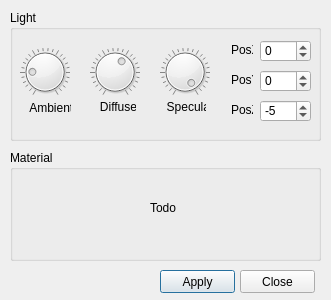
<ui version="4.0" >
 <class>glControlDialog</class>
 <widget class="QDialog" name="glControlDialog" >
  <property name="geometry" >
   <rect>
    <x>0</x>
    <y>0</y>
    <width>331</width>
    <height>300</height>
   </rect>
  </property>
  <property name="windowTitle" >
   <string>GL controls</string>
  </property>
  <widget class="QGroupBox" name="lightGroup" >
   <property name="geometry" >
    <rect>
     <x>10</x>
     <y>10</y>
     <width>311</width>
     <height>131</height>
    </rect>
   </property>
   <property name="title" >
    <string>Light</string>
   </property>
   <widget class="QLabel" name="ambientLabel" >
    <property name="geometry" >
     <rect>
      <x>10</x>
      <y>90</y>
      <width>51</width>
      <height>16</height>
     </rect>
    </property>
    <property name="text" >
     <string>   Ambient</string>
    </property>
   </widget>
   <widget class="QLabel" name="diffuseLabel" >
    <property name="geometry" >
     <rect>
      <x>80</x>
      <y>90</y>
      <width>46</width>
      <height>14</height>
     </rect>
    </property>
    <property name="text" >
     <string>   Diffuse</string>
    </property>
   </widget>
   <widget class="QLabel" name="specularLabel" >
    <property name="geometry" >
     <rect>
      <x>150</x>
      <y>90</y>
      <width>46</width>
      <height>14</height>
     </rect>
    </property>
    <property name="text" >
     <string>  Specular</string>
    </property>
   </widget>
   <widget class="QDial" name="ambientDial" >
    <property name="geometry" >
     <rect>
      <x>10</x>
      <y>30</y>
      <width>50</width>
      <height>64</height>
     </rect>
    </property>
    <property name="value" >
     <number>20</number>
    </property>
    <property name="notchesVisible" >
     <bool>true</bool>
    </property>
   </widget>
   <widget class="QDial" name="diffuseDial" >
    <property name="geometry" >
     <rect>
      <x>80</x>
      <y>30</y>
      <width>50</width>
      <height>64</height>
     </rect>
    </property>
    <property name="value" >
     <number>60</number>
    </property>
    <property name="notchesVisible" >
     <bool>true</bool>
    </property>
   </widget>
   <widget class="QDial" name="specularDial" >
    <property name="geometry" >
     <rect>
      <x>150</x>
      <y>30</y>
      <width>50</width>
      <height>64</height>
     </rect>
    </property>
    <property name="value" >
     <number>99</number>
    </property>
    <property name="notchesVisible" >
     <bool>true</bool>
    </property>
   </widget>
   <widget class="QLabel" name="posyLabel" >
    <property name="geometry" >
     <rect>
      <x>221</x>
      <y>60</y>
      <width>22</width>
      <height>20</height>
     </rect>
    </property>
    <property name="text" >
     <string>PosY</string>
    </property>
   </widget>
   <widget class="QLabel" name="posxLabel" >
    <property name="geometry" >
     <rect>
      <x>221</x>
      <y>30</y>
      <width>22</width>
      <height>20</height>
     </rect>
    </property>
    <property name="text" >
     <string>PosX</string>
    </property>
   </widget>
   <widget class="QLabel" name="poszLabel" >
    <property name="geometry" >
     <rect>
      <x>221</x>
      <y>90</y>
      <width>22</width>
      <height>20</height>
     </rect>
    </property>
    <property name="text" >
     <string>PosZ</string>
    </property>
   </widget>
   <widget class="QSpinBox" name="posxSpinBox" >
    <property name="geometry" >
     <rect>
      <x>250</x>
      <y>30</y>
      <width>51</width>
      <height>22</height>
     </rect>
    </property>
    <property name="minimum" >
     <number>-10</number>
    </property>
    <property name="maximum" >
     <number>10</number>
    </property>
    <property name="value" >
     <number>0</number>
    </property>
   </widget>
   <widget class="QSpinBox" name="posySpinBox" >
    <property name="geometry" >
     <rect>
      <x>250</x>
      <y>60</y>
      <width>51</width>
      <height>22</height>
     </rect>
    </property>
    <property name="minimum" >
     <number>-10</number>
    </property>
    <property name="maximum" >
     <number>10</number>
    </property>
    <property name="value" >
     <number>0</number>
    </property>
   </widget>
   <widget class="QSpinBox" name="poszSpinBox" >
    <property name="geometry" >
     <rect>
      <x>250</x>
      <y>90</y>
      <width>51</width>
      <height>22</height>
     </rect>
    </property>
    <property name="minimum" >
     <number>-10</number>
    </property>
    <property name="maximum" >
     <number>10</number>
    </property>
    <property name="value" >
     <number>-5</number>
    </property>
   </widget>
  </widget>
  <widget class="QPushButton" name="okButton" >
   <property name="geometry" >
    <rect>
     <x>160</x>
     <y>270</y>
     <width>75</width>
     <height>23</height>
    </rect>
   </property>
   <property name="text" >
    <string>Apply</string>
   </property>
   <property name="icon" >
    <iconset resource="../Mesh3D.qrc" >:/icons/dialog-ok-apply.png</iconset>
   </property>
  </widget>
  <widget class="QPushButton" name="closeButton" >
   <property name="geometry" >
    <rect>
     <x>240</x>
     <y>270</y>
     <width>75</width>
     <height>23</height>
    </rect>
   </property>
   <property name="text" >
    <string>Close</string>
   </property>
   <property name="icon" >
    <iconset resource="../Mesh3D.qrc" >:/icons/dialog-close.png</iconset>
   </property>
  </widget>
  <widget class="QGroupBox" name="materialGroup" >
   <property name="geometry" >
    <rect>
     <x>10</x>
     <y>150</y>
     <width>311</width>
     <height>111</height>
    </rect>
   </property>
   <property name="title" >
    <string>Material</string>
   </property>
   <widget class="QLabel" name="label" >
    <property name="geometry" >
     <rect>
      <x>140</x>
      <y>50</y>
      <width>41</width>
      <height>16</height>
     </rect>
    </property>
    <property name="text" >
     <string>Todo</string>
    </property>
   </widget>
  </widget>
 </widget>
 <resources>
  <include location="../Mesh3D.qrc" />
 </resources>
 <connections/>
</ui>
